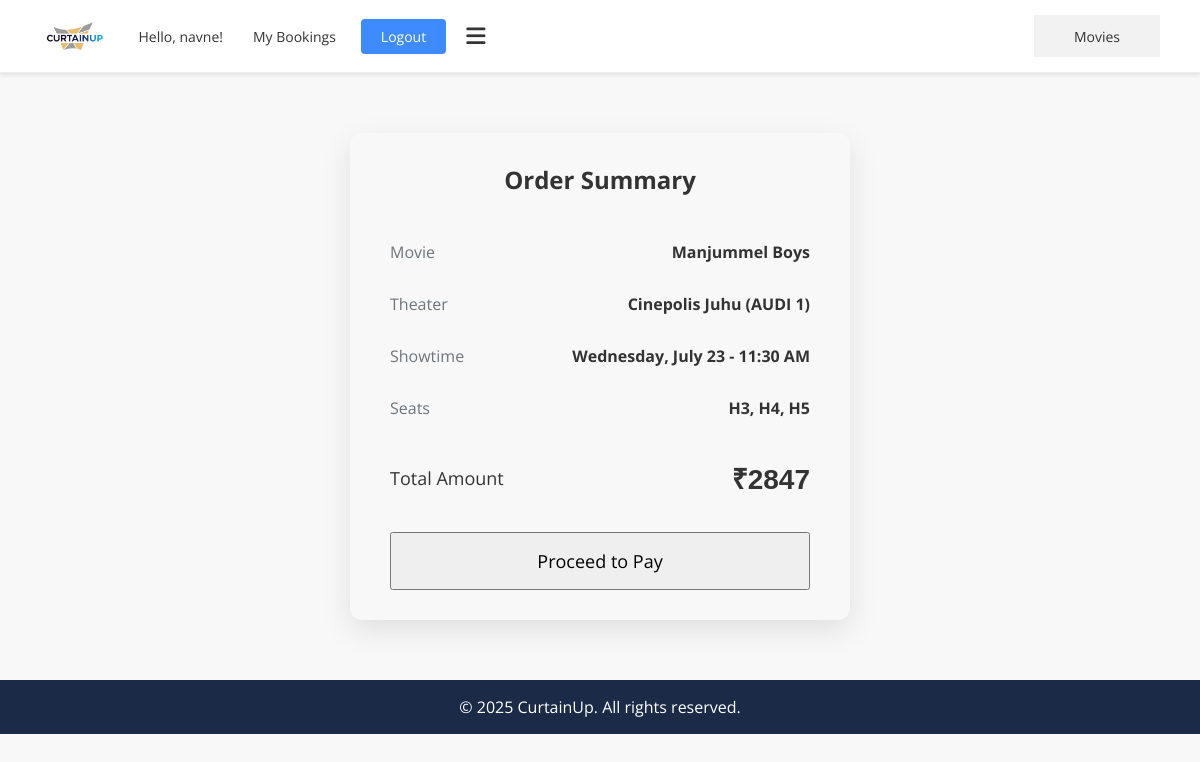
Screenshot of /checkout/3/ (signed in) with the database file from the repository.
### movies/models.py (models this page shows, shortened)
class Booking(models.Model):
    user =models.ForeignKey(User, on_delete=models.CASCADE, related_name="bookings")
    showtime = models.ForeignKey(Showtime, on_delete=models.CASCADE,related_name='bookings')
    seats = models.ManyToManyField(Seat)
    total_price =  models.IntegerField()
    booking_time = models.DateTimeField(auto_now_add=True)
    is_paid = models.BooleanField(default= False)
    class Meta:
        verbose_name = "Booking"
        verbose_name_plural="Bookings"
        ordering= ['booking_time']

class Showtime(models.Model):
    movie = models.ForeignKey(Movie,  on_delete=models.CASCADE, related_name="showtimes")
    screen = models.ForeignKey(Screen, on_delete=models.CASCADE, related_name="showtimes")
    start_time = models.DateTimeField()
    price = models.IntegerField()
    class Meta:
        verbose_name="Showtime"
        verbose_name_plural="Showtimes"
        unique_together= ('screen' , 'start_time')
        ordering = ['start_time', 'screen__theater__theater_name', 'screen__screen_name']

class Movie(models.Model):
    movie_name= models.CharField(max_length=100)
    movie_description = models.TextField()
    duration_minutes = models.IntegerField(help_text="Duration in minutes")
    release_date = models.DateField()
    poster_image = models.ImageField(upload_to='movie_posters/', blank= True, null=True)
    language = models.CharField(max_length=50, default= "Hindi")
    rating =models.CharField(
        max_length=10,
        choices = [
            ('G', 'G - General Audiences'),
            ('PG', 'PG - Parental Guidance Suggested'),
            ('PG-13', 'PG-13 - Parents Strongly Cautioned'),
            ('R', 'R - Restricted'),
        ], blank=True, null=True
    )
    class Meta:
        ordering = ['release_date', 'movie_name']
        verbose_name = "Movie"
        verbose_name_plural = "Movies"

class Screen(models.Model):
    theater= models.ForeignKey('Theater',on_delete=models.CASCADE, related_name='screens')
    screen_name= models.CharField(max_length=100)
    screen_type = models.CharField(
        max_length=50,
        choices= [
            ('2D', '2D'),
            ('3D', '3D'),
            ('IMAX', 'IMAX'),
            ('ScreenX', 'ScreenX'),
            ('Other', 'Other')
        ],
        default='2D',
        blank=True,
        null=True
    )
    class Meta:
        verbose_name = "Screen"
        verbose_name_plural = "Screens"
        unique_together = ('theater', 'screen_name')
        ordering = ['theater__theater_name', 'screen_name']

class Theater(models.Model):
    theater_name= models.CharField(max_length=150, unique=True)
    address = models.TextField()
    city = models.CharField(max_length=100)
    class Meta:
        verbose_name = "Theater"
        verbose_name_plural = "Theaters"
        ordering = ['theater_name']

class Seat(models.Model):
    screen = models.ForeignKey(Screen, on_delete=models.CASCADE, related_name='seats')
    seat_number = models.CharField(max_length=10) # e.g., 'A1', 'B5'
    class Meta:
        unique_together = ('screen', 'seat_number')

### movies/views.py (the view)
# urls.py: path('checkout/<int:booking_id>/', checkout_view, name='checkout'),
@login_required
def checkout_view(request, booking_id):
    booking = get_object_or_404(Booking, pk=booking_id, user=request.user)
    client = razorpay.Client(auth=(settings.RAZORPAY_KEY_ID, settings.RAZORPAY_KEY_SECRET))
    payment_data = {
        "amount": int(booking.total_price * 100), # Amount in paise
        "currency": "INR",
        "receipt": f"booking_{booking.id}",
    }
    razorpay_order = client.order.create(data=payment_data)
    context = {
        'booking': booking,
        'razorpay_order_id': razorpay_order['id'],
        'razorpay_key_id': settings.RAZORPAY_KEY_ID,
        'order_amount': payment_data['amount'],
    }
    return render(request, 'checkout.html', context)

### movies/templates/checkout.html (shortened to what this page needs)
{% extends "base.html" %}
{% block content %}
<div class="checkout-container">
  <div class="summary-card">
    <h2 class="summary-title">Order Summary</h2>
    <div class="summary-details">
      <div class="detail-row">
        <span>Movie</span>
        <strong>{{ booking.showtime.movie.movie_name }}</strong>
      </div>
      <div class="detail-row">
        <span>Theater</span>
        <strong>{{ booking.showtime.screen.theater.theater_name }} ({{ booking.showtime.screen.screen_name }})</strong>
      </div>
      <div class="detail-row">
        <span>Showtime</span>
        <strong>{{ booking.showtime.start_time|date:"l, F j - g:i A" }}</strong>
      </div>
      <div class="detail-row">
        <span>Seats</span>
        <strong>
          {% for seat in booking.seats.all %}
            {{ seat.seat_number }}{% if not forloop.last %}, {% endif %}
          {% endfor %}
        </strong>
      </div>
    </div>
    <div class="total-price-section">
      <span>Total Amount</span>
      <strong class="total-price">₹{{ booking.total_price }}</strong>
    </div>
    <button id="pay-btn" class="btn btn-primary">Proceed to Pay</button>
  </div>
</div>
{% endblock %}

### movies/templates/base.html (shortened to what this page needs)
{% load static %}
<!DOCTYPE html>
<html lang="en">
<head>
    <link rel="stylesheet" href="https://cdnjs.cloudflare.com/ajax/libs/font-awesome/6.5.1/css/all.min.css">
    <link rel="stylesheet" href="{% static 'css/style.css' %}">
    <link rel="stylesheet" href="https://cdnjs.cloudflare.com/ajax/libs/font-awesome/6.0.0-beta3/css/all.min.css">
</head>
<body>
    <header class="navbar-container">
        <div class="navbar-top">
            <div class="left-section">
                <a href="{% url 'movie_list' %}" class="logo-image-link">
                    <img src="{% static 'images/curtainup-logo.png' %}" alt="CurtainUp Logo" class="curtainup-logo">
                </a>
            <div class="right-section">
                {% if user.is_authenticated %}
                    <span class="welcome-text">Hello, {{ user.username }}!</span>
                    <a href="{% url 'my_bookings' %}" class="plain-link">My Bookings</a>
                    <a href="{% url 'logout' %}" class="call-to-action-btn">Logout</a>
                {% else %}
                    <a href="{% url 'login' %}" class="call-to-action-btn">Sign In</a>
                {% endif %}
                <i class="fas fa-bars menu-icon"></i>
            </div>
        </div>
        <nav class="navbar-bottom">
            <ul>
                <li><a href="{% url 'movie_list' %}">Movies</a></li>
            </ul>
        </nav>
    </header>
    <main>
        {% block content %}{% endblock %}
    </main>
    <footer>
        <p>&copy; 2025 CurtainUp. All rights reserved.</p>
    </footer>
</body>
</html>

### static/css/style.css (style rules this page uses)
:root { --curtainup-dark-blue: #1A2A47; --curtainup-light-blue: #3E8BFF; --curtainup-gold: #D4AF37; --curtainup-gray: #A0A0A0; --curtainup-text-dark: #333333; --curtainup-white: #FFFFFF; --curtainup-off-white: #F8F8F8; --curtainup-light-grey-bg: #F2F2F2; --curtainup-border-light: #EEEEEE; --curtainup-shadow-light: rgba(0, 0, 0, 0.1); --curtainup-shadow-medium: rgba(0, 0, 0, 0.2); }
* { margin: 0; padding: 0; box-sizing: border-box; font-family: 'Open Sans', sans-serif; }
body { background-color: var(--curtainup-off-white); color: var(--curtainup-text-dark); }
.navbar-container { background-color: var(--curtainup-white); box-shadow: 0 2px 4px var(--curtainup-shadow-light); width: 100%; position: sticky; top: 0; z-index: 1000; }
.navbar-top { display: flex; justify-content: space-between; align-items: center; padding: 15px 40px; border-bottom: 1px solid var(--curtainup-border-light); }
.left-section, .right-section { display: flex; align-items: center; }
.logo-image-link { display: flex; align-items: center; margin-right: 30px; }
.curtainup-logo { height: 40px; width: auto; max-height: 50px; }
.call-to-action-btn { background-color: var(--curtainup-light-blue); color: var(--curtainup-white); border: none; padding: 8px 20px; border-radius: 4px; font-size: 14px; cursor: pointer; transition: background-color 0.3s ease; margin-left: 10px; white-space: nowrap; text-decoration: none; display: inline-block; }
.welcome-text { font-size: 14px; color: var(--curtainup-text-dark); margin-right: 15px; white-space: nowrap; }
.plain-link { font-size: 14px; color: var(--curtainup-text-dark); text-decoration: none; margin-left: 15px; margin-right: 15px; white-space: nowrap; transition: color 0.3s ease; }
.menu-icon { font-size: 22px; color: var(--curtainup-text-dark); cursor: pointer; display: none; margin-left: 20px; }
.navbar-bottom { display: flex; justify-content: flex-start; align-items: center; padding: 10px 40px; background-color: var(--curtainup-light-grey-bg); }
.navbar-bottom ul { list-style: none; display: flex; margin: 0; padding: 0; }
.navbar-bottom ul li { margin-right: 25px; }
.navbar-bottom ul li:last-child { margin-right: 0; }
.navbar-bottom ul li a { text-decoration: none; color: var(--curtainup-text-dark); font-size: 14px; transition: color 0.3s ease; white-space: nowrap; }
main { padding: 20px; min-height: 60vh; }
footer { background-color: var(--curtainup-dark-blue); color: var(--curtainup-white); text-align: center; padding: 1em 0; position: relative; bottom: 0; width: 100%; }
.checkout-container { display: flex; justify-content: center; align-items: center; padding: 40px 20px; }
.summary-card { background-color: var(--background-white); padding: 30px 40px; border-radius: 12px; box-shadow: 0 10px 30px rgba(0,0,0,0.1); width: 100%; max-width: 500px; }
.summary-title { text-align: center; margin-bottom: 30px; color: var(--secondary-color); }
.detail-row { display: flex; justify-content: space-between; padding: 15px 0; border-bottom: 1px solid var(--border-color); font-size: 16px; }
.detail-row span { color: #6c757d; }
.total-price-section { display: flex; justify-content: space-between; align-items: center; padding: 25px 0; font-size: 18px; }
.total-price { font-size: 28px; font-family: 'Poppins', sans-serif; color: var(--secondary-color); }
#pay-btn { width: 100%; padding: 15px; font-size: 18px; margin-top: 10px; }

### rows the page displays
Booking: showtime.movie.movie_name "Manjummel Boys", showtime.screen.theater.theater_name "Cinepolis Juhu", showtime.screen.screen_name "AUDI 1", showtime.start_time "Wednesday, July 23 - 11:30 AM", total_price "2847"
Seat: seat_number "H3"
Seat: seat_number "H4"
Seat: seat_number "H5"

### other values shown
{{ user.username }} "navne"
